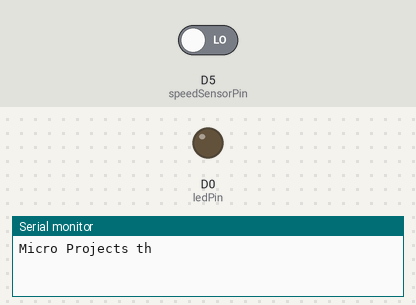
Recording of a sketch running on a simulated ESP8266 (NodeMCU). Parts: output pins drawn as LEDs (lit = HIGH), the last lines printed to the serial monitor. The test bench sets the inputs (shaded band); at power-on: D5 (speedSensorPin) LOW.

Above: at 1.2 s.
1.3 s: D5 (speedSensorPin) driven HIGH
At 2.0 s:
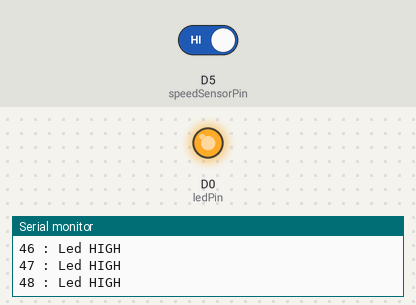
2.8 s: D5 (speedSensorPin) driven LOW
At 3.3 s:
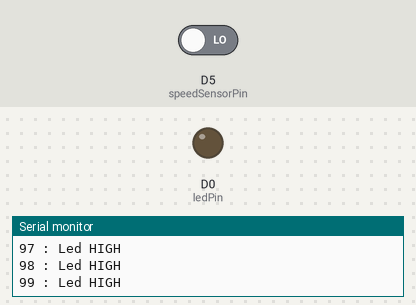
Timing chart, 0 to 5.8 s (numbered marks = the images above; inputs shaded):
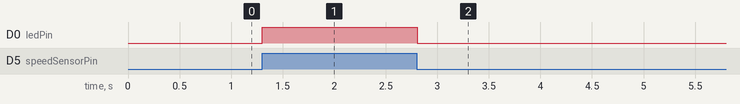

Measured:
- after the input at 1.3 s, D0 (ledPin): LOW → HIGH at once
- after the input at 2.8 s, D0 (ledPin): HIGH → LOW at once

The sketch:

Speed_Sensor.ino
```cpp
const int speedSensorPin = D5 ;
const int ledPin = D0;

int statusSpeed = 0;
int c = 0;

void setup() {
  Serial.begin(9600);
  Serial.println("Micro Projects th");
  pinMode(ledPin, OUTPUT);
  pinMode(speedSensorPin, INPUT);
}

void loop() {
  statusSpeed = digitalRead(speedSensorPin);

  if (statusSpeed == HIGH) {
    digitalWrite(ledPin, HIGH);

    c++;
    if (c == 1) {
      Serial.println("************ Start ***********");
    }
    Serial.print(c);
    Serial.println(" : Led HIGH");
  }
  else {
    digitalWrite(ledPin, LOW);
    c = 0;
  }
}
```
